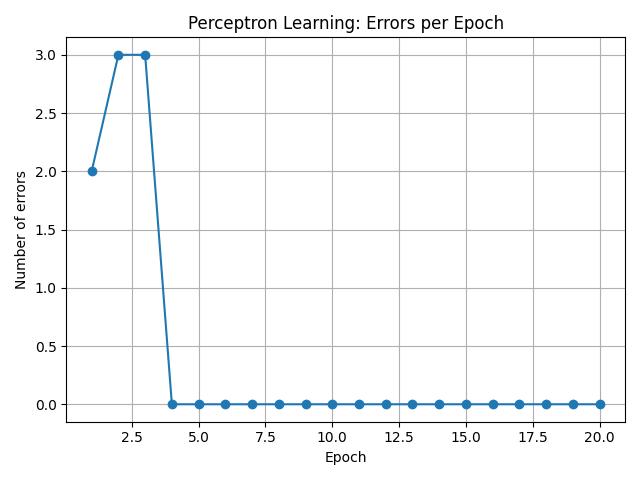

Write the Python code that produced this figure.

import numpy as np
import matplotlib.pyplot as plt

# AND truth table: two inputs and one target output
X = np.array([[0, 0], [0, 1], [1, 0], [1, 1]], dtype=float)
y = np.array([0, 0, 0, 1], dtype=int)

def step(z):
    """Binary step activation function."""
    return (z >= 0).astype(int)

weights = np.zeros(2)
bias = 0.0
learning_rate = 0.1
epochs = 20
errors_per_epoch = []

# Perceptron training
for epoch in range(epochs):
    errors = 0
    for inputs, target in zip(X, y):
        z = np.dot(inputs, weights) + bias
        prediction = int(step(z))
        error = target - prediction
        weights += learning_rate * error * inputs
        bias += learning_rate * error
        errors += int(error != 0)
    errors_per_epoch.append(errors)

print("Learned weights:", weights)
print("Learned bias:", bias)
print("\nAND Gate Predictions")
print("Input 1 | Input 2 | Target | Prediction")
for inputs, target in zip(X, y):
    prediction = int(step(np.dot(inputs, weights) + bias))
    print(f"   {int(inputs[0])}    |    {int(inputs[1])}    |   {target}    |     {prediction}")

plt.plot(range(1, epochs + 1), errors_per_epoch, marker="o")
plt.title("Perceptron Learning: Errors per Epoch")
plt.xlabel("Epoch")
plt.ylabel("Number of errors")
plt.grid(True)
plt.tight_layout()
plt.show()
